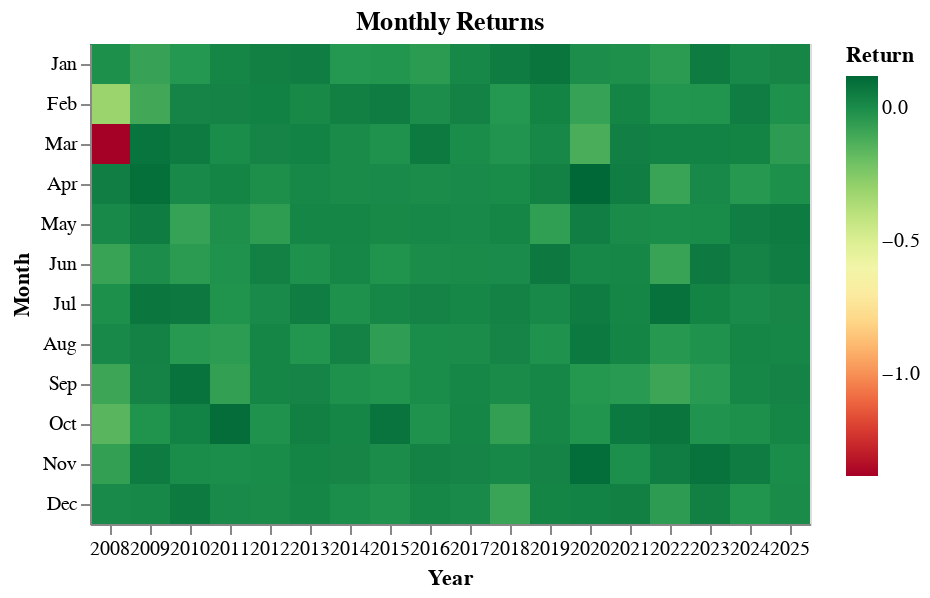

Source (notebook cell):
### Code cell
monthly_returns_heatmap(bt.balance)

### Figure 1 — Vega-Lite specification as saved in the notebook (floating-point values rounded to 4 significant figures; data arrays with more than 128 entries replaced by an {"elided": "..."} marker saying what was removed)
{"config": {"view": {"continuousWidth": 300, "continuousHeight": 300}}, "data": {"name": "data-82860d3a0dea3b066954af9083ceace1"}, "mark": {"type": "rect"}, "encoding": {"color": {"aggregate": "mean", "field": "total capital", "scale": {"scheme": "redyellowgreen"}, "title": "Return", "type": "quantitative"}, "tooltip": {"aggregate": "mean", "field": "total capital", "format": ".2f", "type": "quantitative"}, "x": {"field": "date", "timeUnit": "year", "title": "Year", "type": "ordinal"}, "y": {"field": "date", "timeUnit": "month", "title": "Month", "type": "ordinal"}}, "title": "Monthly Returns", "$schema": "https://vega.github.io/schema/vega-lite/v6.1.0.json", "datasets": {"data-82860d3a0dea3b066954af9083ceace1": {"elided": "216 records"}}}
